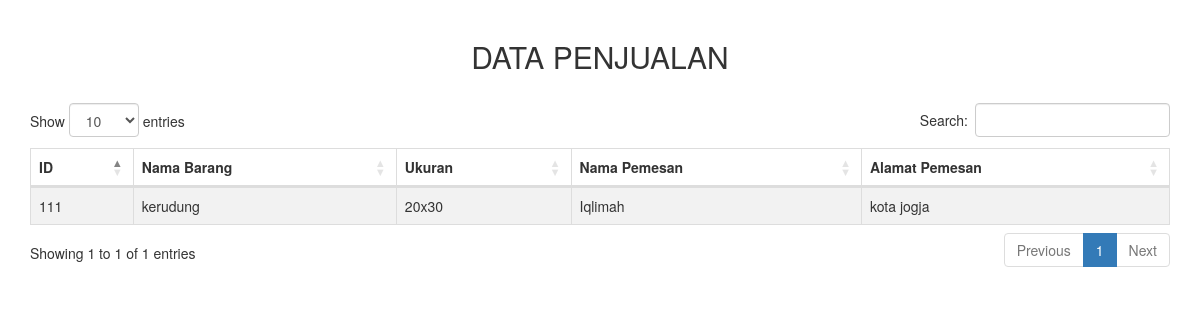
Screenshot of /15/ with the database file from the repository.
### tokoonline/models.py (models this page shows)
class Online(models.Model):
    nomor_id = models.CharField(max_length =5, null=True,blank=False)
    nama_barang = models.CharField(max_length=240, null=True,blank=False)
    ukuran = models.CharField(max_length=6, null=True,blank=False)
    nama_pemesan = models.CharField(max_length=100, null=True,blank=False)
    alamat_pemesan = models.CharField(max_length=100, null=True,blank=False)

### tokoonline/views.py (the view)
# urls.py: path('<id>/', views.detail),
def detail(req, id):
    task = models.Online.objects.filter(pk=id).first()
    return render(req, 'task/detail.html',
    { 'data' : task,
    })

### tokoonline/templates/task/detail.html (shortened to what this page needs)
<!DOCTYPE html>
<html lang="en">
<head>
    <link rel="stylesheet" type="text/css" href="https://maxcdn.bootstrapcdn.com/bootstrap/3.3.7/css/bootstrap.min.css">
    <link rel="stylesheet" type="text/css" href="https://cdn.datatables.net/1.10.16/css/dataTables.bootstrap4.min.css">
</head>
<body>
    <div class="container" style="margin-top: 20px">
        <div class="row">
            <div class="col-md-12">
                <h2 style="text-align: center;margin-bottom: 30px">DATA PENJUALAN</h2>
                <table id="table_id" class="table table-striped table-bordered" cellspacing="0" width="100%">
                    <thead>
                        <tr>
                            <th>ID</th>
                            <th>Nama Barang</th>
                            <th>Ukuran</th>
                            <th>Nama Pemesan</th>
                            <th>Alamat Pemesan</th>
                        </tr>
                    </thead>
                    <tbody>
                        <tr>
                            <td>{{data.nomor_id}}</td>
                            <td>{{data.nama_barang}}</td>
                            <td>{{data.ukuran}}</td>
                            <td>{{data.nama_pemesan}}</td>
                            <td>{{data.alamat_pemesan}}</td>
                        </tr>
                    </tbody>
                </table>
            </div>
        </div>
    </div>
</body>
</html>

### rows the page displays
Online: nomor_id "111", nama_barang "kerudung", ukuran "20x30", nama_pemesan "Iqlimah", alamat_pemesan "kota jogja"
